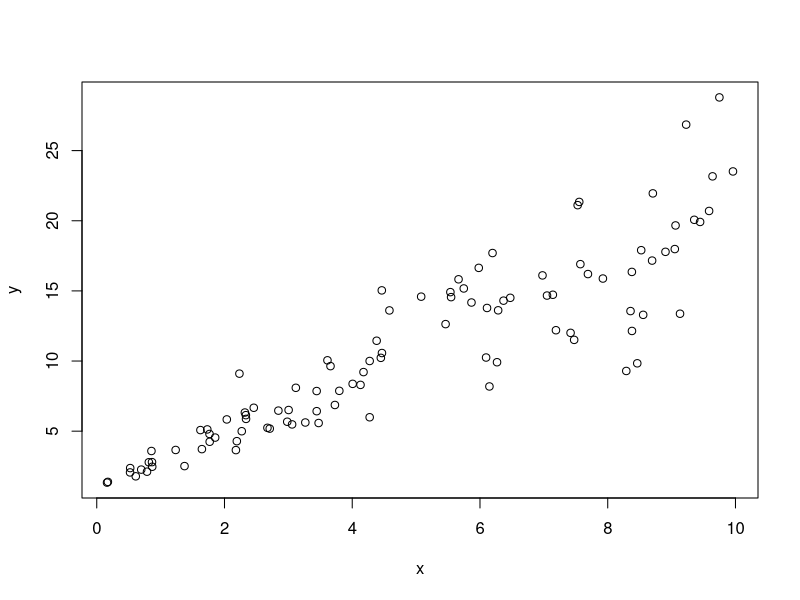
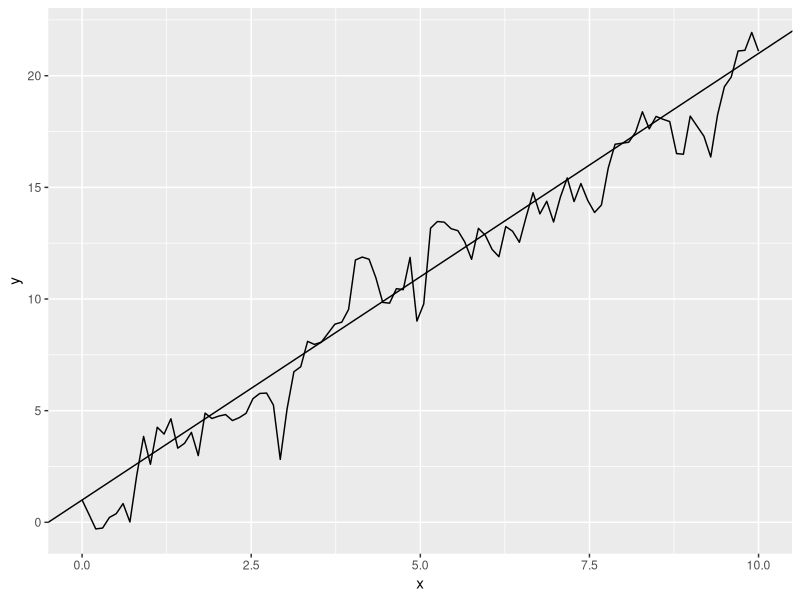
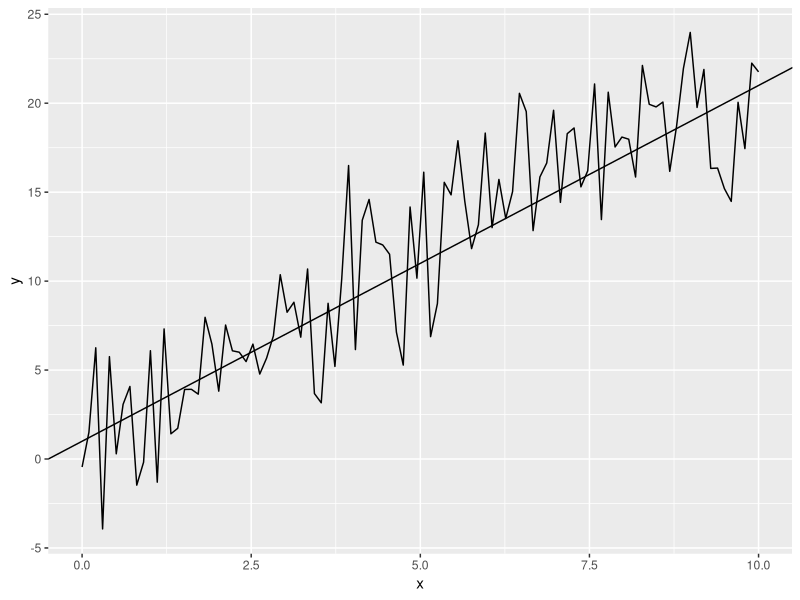

Generate these figures, in order, with R:
## ---- chunk 1
#| output: false

library(tidyverse)
## ---- chunk 2
n <- 100
x <- runif(n, min = 0, max = 10)
u <- rnorm(n, mean = 0, sd = .5 * x)
y <- 1 + 2*x + u
plot(x,y)
## ---- chunk 3
n <- 100
x <- seq(from = 0, to = 10, length.out = n)
u <- numeric(n)
u[1] <- 0
for(i in 2:n) {
  u[i] <- 0.8*u[i-1] + rnorm(n = 1, mean = 0, sd = 1)
}
y <- 1 + 2*x + u

data.frame(x,y) %>%
  ggplot(aes(x ,y))+
  geom_line()+
  geom_abline(intercept = 1, slope = 2)
## ---- chunk 4
n <- 100
x <- seq(from = 0, to = 10, length.out = n)
u <- rnorm(n, mean = 0, sd = 3)
y <- 1 + 2*x + u

data.frame(x,y) %>%
  ggplot(aes(x, y))+
  geom_line()+
  geom_abline(intercept = 1, slope = 2)
